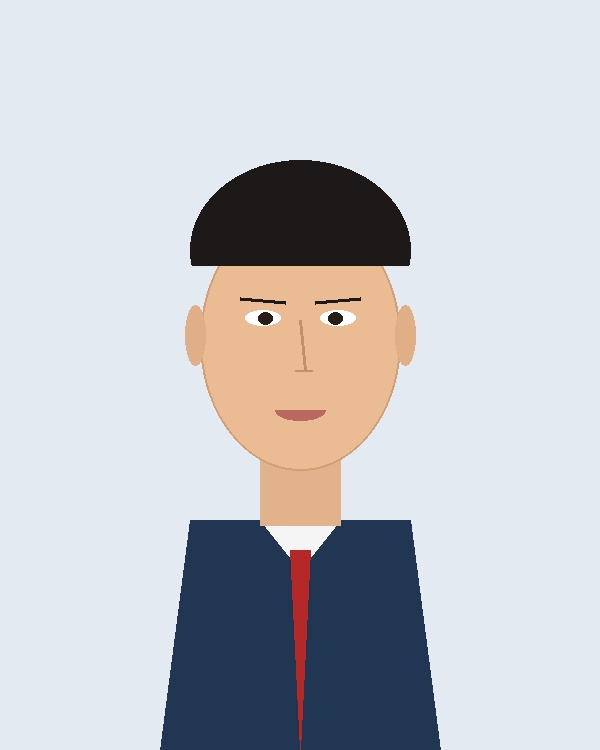
#> input picture assets/real_sample_docs/portrait_raw.jpg, 600 x 750 px
$ python -i opencv_compiler.py   (imports and definitions only)
#> lines starting #> are read from the running program, lines starting #| are printed output that depends on the picture
### apps/api/core/audit_logger.py
import hashlib
import re
import time
from collections import deque
from datetime import UTC, datetime
from typing import Any


# [17 lines left out: function redact_pii, not called in this run]


class JudgeAuditLogger:
    """
    In-memory ring buffer & persistence tracker recording live API requests,
    deterministic tool evaluations, SQL executions, and cryptographic hashes
    for FORGE '26 Hackathon judge inspection.
    """
    def __init__(self, max_records: int = 100):
#> further down, picture is the input picture: shape (750, 600, 3); mean B, G, R 203.9, 198, 195.5
        self._records: deque = deque(maxlen=max_records)
        self._external_api_calls: deque = deque(maxlen=50)
        self._sql_traces: deque = deque(maxlen=50)

    # [54 lines left out: functions log_tool_execution, log_external_api_call, log_sql_trace, not called in this run]

    def get_recent_audit_records(self, limit: int = 30) -> list[dict[str, Any]]:
        return list(self._records)[:limit]

    def get_external_api_telemetry(self, limit: int = 20) -> list[dict[str, Any]]:
        return list(self._external_api_calls)[:limit]

    def get_sql_traces(self, limit: int = 15) -> list[dict[str, Any]]:
        return list(self._sql_traces)[:limit]

    @staticmethod
    def compute_sha256(data: bytes) -> str:
        return hashlib.sha256(data).hexdigest()

audit_logger = JudgeAuditLogger()

### apps/api/services/opencv_compiler.py
import io
import os
import time
from typing import Any

import cv2
import numpy as np
from PIL import Image

from apps.api.core.audit_logger import audit_logger
from apps.api.core.config import settings


class OpenCVAssetCompiler:
    """
    Deterministic OpenCV + Pillow Document & Biometric Asset Compiler.
    Enforces government portal upload constraints:
    - Deskewing & shadow removal
    - Exact pixel aspect-ratio resizing (200x230 portrait, 140x60 signature)
    - Iterative binary-search JPEG compression to hit exact byte ceilings
    - Verifiable SHA-256 checksums and telemetry
    """

    def deskew_and_clean(self, image_np: np.ndarray) -> np.ndarray:
        """Correct minor rotation skew and enhance contrast using adaptive thresholding."""
        gray = cv2.cvtColor(image_np, cv2.COLOR_BGR2GRAY) if len(image_np.shape) == 3 else image_np
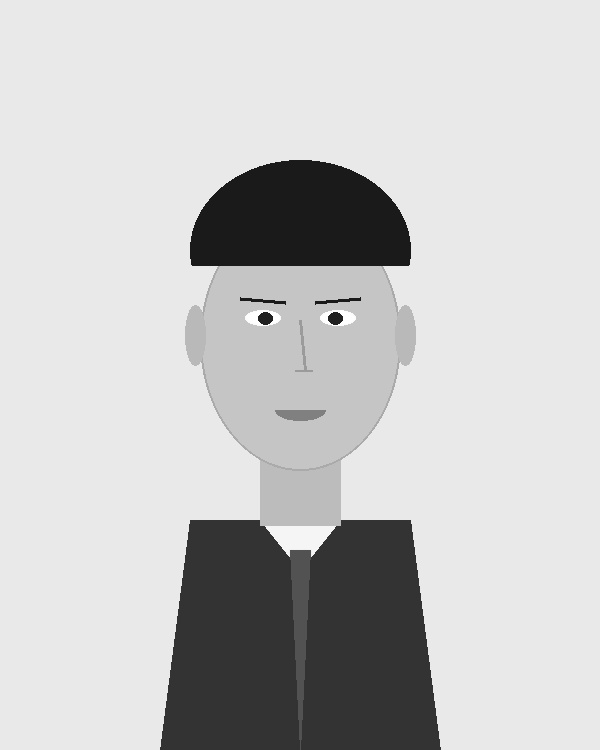
#> gray: shape (750, 600); min 20, max 255, mean 198.1

        # Detect text orientation angle via image moments
        coords = np.column_stack(np.where(gray < 240))
#> coords = 448083 pairs, first value 0 to 749, second value 0 to 599
        angle = 0.0
        if len(coords) > 50:
            rect = cv2.minAreaRect(coords)
#> rect = ((374.5, 299.5), (599, 749), -90)
            angle = rect[-1]
#> angle = -90
            if angle < -45:
                angle = -(90 + angle)
#> angle = 0
            elif angle > 45:
                angle = 90 - angle

        # Rotate only if skew is noticeable (> 0.5 degrees and < 15 degrees)
        if 0.5 < abs(angle) < 15.0:
            (h, w) = image_np.shape[:2]
            center = (w // 2, h // 2)
            M = cv2.getRotationMatrix2D(center, angle, 1.0)
            image_np = cv2.warpAffine(
                image_np, M, (w, h),
                flags=cv2.INTER_CUBIC,
                borderMode=cv2.BORDER_REPLICATE
            )

        return image_np

    # [299 lines left out: functions crop_bounding_box, resize_with_aspect_ratio, binary_search_compress_jpeg, compile_asset, not called in this run]

opencv_compiler = OpenCVAssetCompiler()

>>> import cv2
>>> picture = cv2.imread('../../../assets/real_sample_docs/portrait_raw.jpg')
>>> result = OpenCVAssetCompiler().deskew_and_clean(picture)
